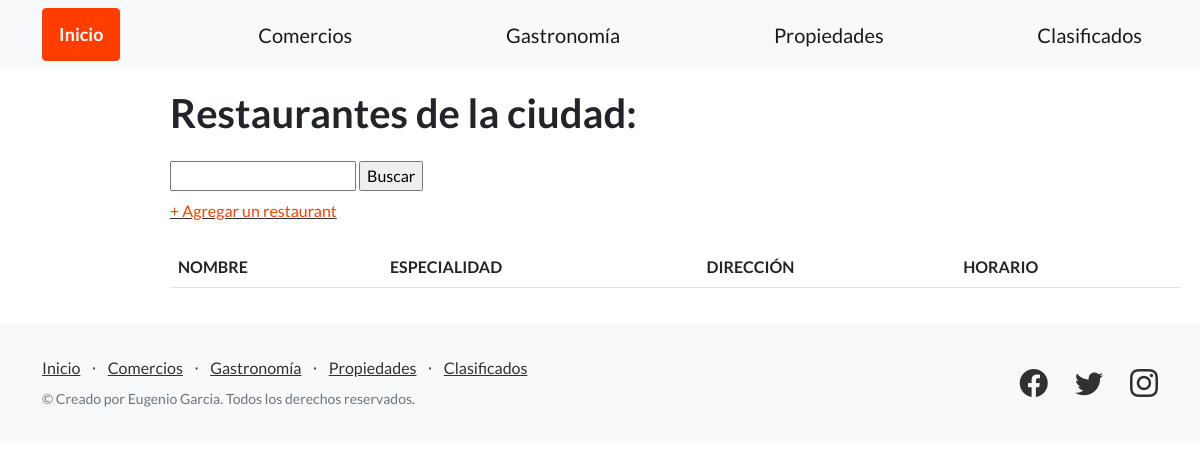
Before: /restaurantes/ with the older database file.
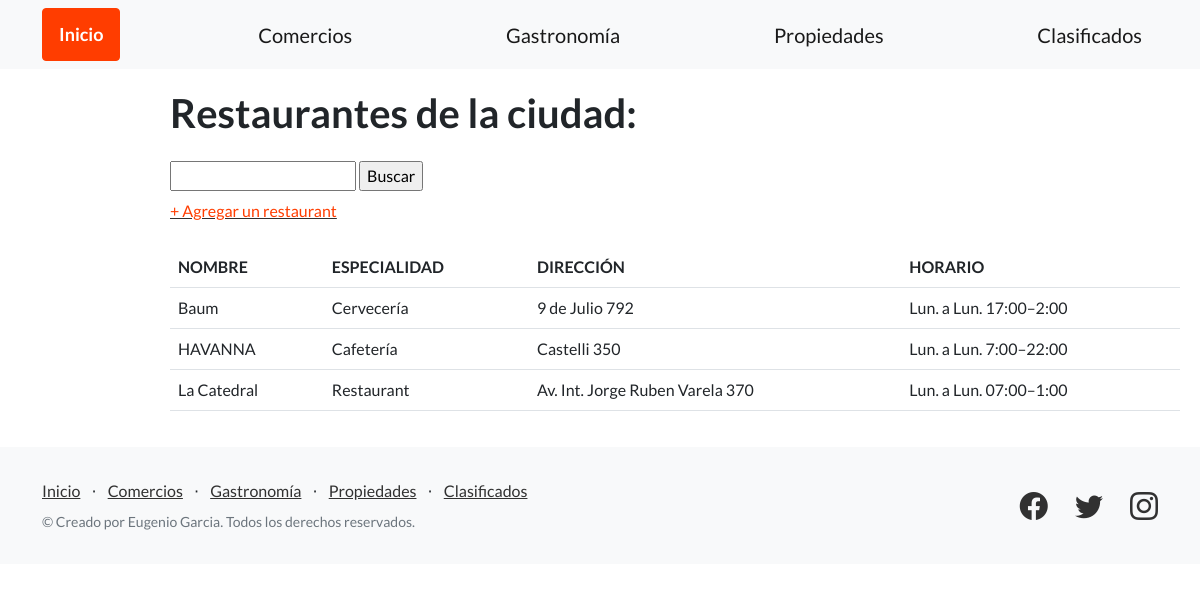
After: the same page with the newer database file.
### guia_ciudad/models.py (models this page shows, shortened)
class Restaurant(models.Model):
    nombre = models.CharField(max_length=128)
    especialidad = models.CharField(max_length=128)
    direccion = models.CharField(max_length=128)
    horario = models.CharField(max_length=128)

### guia_ciudad/views.py (the view)
# urls.py: path('restaurantes/', listar_restaurantes, name="listar_restaurantes"),
def listar_restaurantes(request):
    contexto = {
        'restaurantes': Restaurant.objects.all()
    }
    return render(
        request=request,
        template_name='guia_ciudad/restaurantes.html',
        context=contexto,
    )

### guia_ciudad/templates/guia_ciudad/restaurantes.html (shortened to what this page needs)
{% extends "guia_ciudad/base.html" %}
{% block contenido %}
<section style="padding:20px 20px; margin-left: 150px;">
    <h1 class="mb-4">Restaurantes de la ciudad:</h1>
    <form class="form-label" action="{% url 'buscar_restaurantes' %}" method="post">
        <input type="text" name="busqueda">
        <input type="submit" value="Buscar">
    </form>
    <div class="mb-4">
    <a href="{% url 'agregar_restaurant' %}"><FONT COLOR="#FF3D00">+ Agregar un restaurant</FONT></a>
    </div>
    <table class="table">
        <tr>
            <td><b>NOMBRE</b></td>
            <td><b>ESPECIALIDAD</b></td>
            <td><b>DIRECCIÓN</b></td>
            <td><b>HORARIO</b></td>
        </tr>
        {% for restaurant in restaurantes %}
        <tr>
            <td>{{ restaurant.nombre }}</td>
            <td>{{ restaurant.especialidad }}</td>
            <td>{{ restaurant.direccion }}</td>
            <td>{{ restaurant.horario }}</td>
        </tr>
        {% endfor %}
    </table>
</section>
{% endblock contenido %}

Changed rows visible on the page:
added Restaurant: nombre "Baum", especialidad "Cervecería", direccion "9 de Julio 792", horario "Lun. a Lun. 17:00–2:00"
added Restaurant: nombre "HAVANNA", especialidad "Cafetería", direccion "Castelli 350", horario "Lun. a Lun. 7:00–22:00"
added Restaurant: nombre "La Catedral", especialidad "Restaurant", direccion "Av. Int. Jorge Ruben Varela 370", horario "Lun. a Lun. 07:00–1:00"
